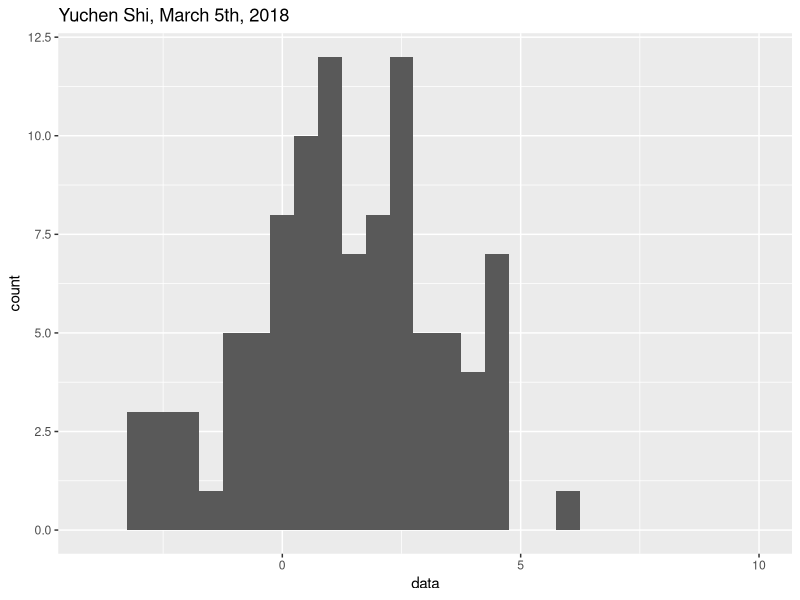
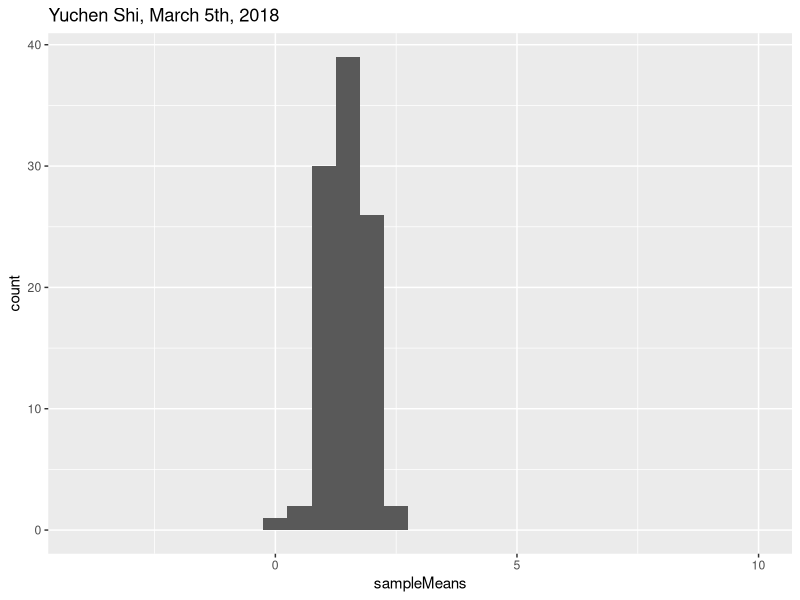
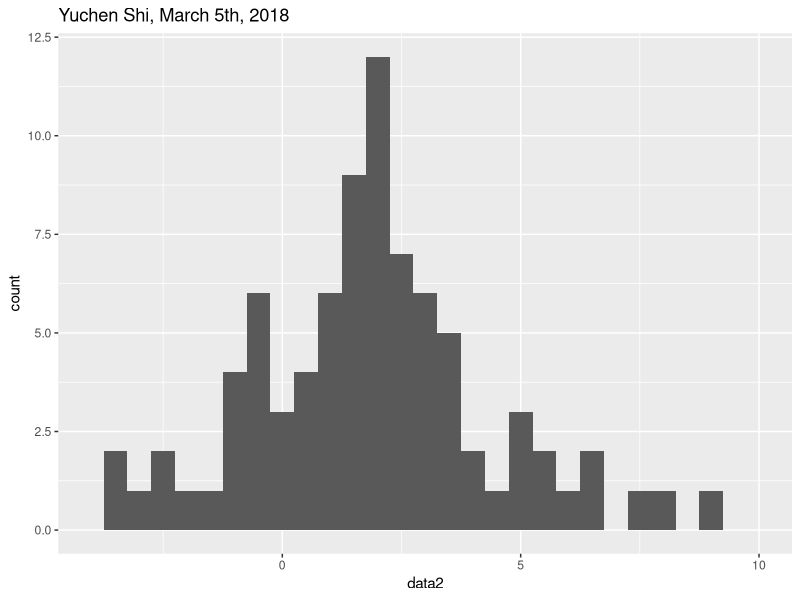
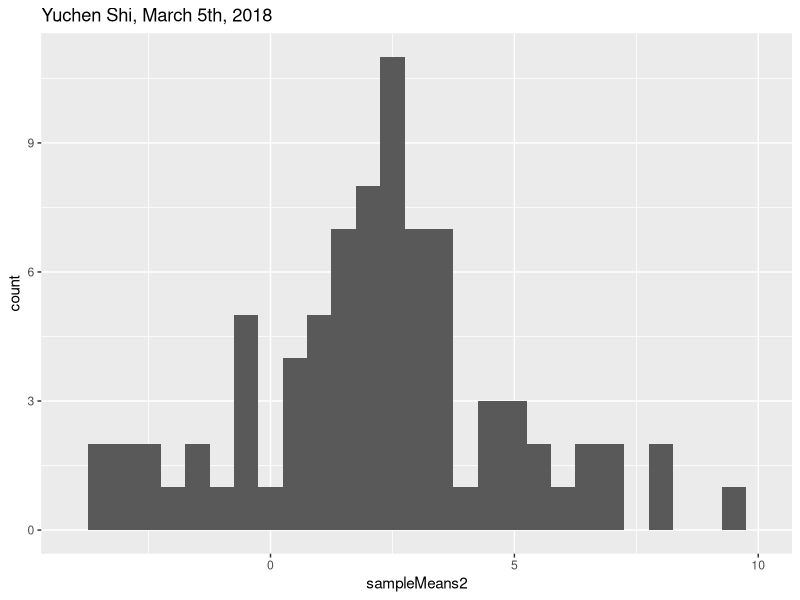

The R source for these figures, in order:
#1
data<-rnorm(100, 1.5, 2)
dataframe<-data.frame(data)
install.packages("ggplot2")
library(ggplot2)
ggplot(dataframe, aes(data))+geom_histogram(binwidth = 0.5)+xlim(-4, 10)+ggtitle("Yuchen Shi, March 5th, 2018")

#2
install.packages("dplyr")
library(dplyr)
dataframe%>%filter(data>0)%>%count()
1-pnorm(0, 1.5, 2)

#3
sampleMeans=c()
for (i in 1:100){
  sampleMeans[i]=mean(rnorm(20, 1.5, 2))
}
dataframe2<-data.frame(sampleMeans)
ggplot(dataframe2, aes(sampleMeans))+geom_histogram(binwidth=0.5)+xlim(-4, 10)+ggtitle("Yuchen Shi, March 5th, 2018")
dataframe2%>%filter(sampleMeans>0)%>%count()
1-pnorm(0, 1.5, 2/sqrt(20))

#5
data2<-rcauchy(100, location=1.5, scale=2)
dataframe4<-data.frame(data2)
ggplot(dataframe4, aes(data2))+geom_histogram(binwidth = 0.5)+xlim(-4, 10)+ggtitle("Yuchen Shi, March 5th, 2018")

dataframe4%>%filter(data2>0)%>%count()
1-pcauchy(0, location=1.5, scale=2)

sampleMeans2=c()
for (i in 1:100){
  sampleMeans2[i]=mean(rcauchy(20, location=1.5, scale=2))
}
dataframe5<-data.frame(sampleMeans2)
ggplot(dataframe5, aes(sampleMeans2))+geom_histogram(binwidth = 0.5)+xlim(-4, 10)+ggtitle("Yuchen Shi, March 5th, 2018")
dataframe5%>%filter(sampleMeans2>0)%>%count()

1-pcauchy(0, location=1.5, scale=2)